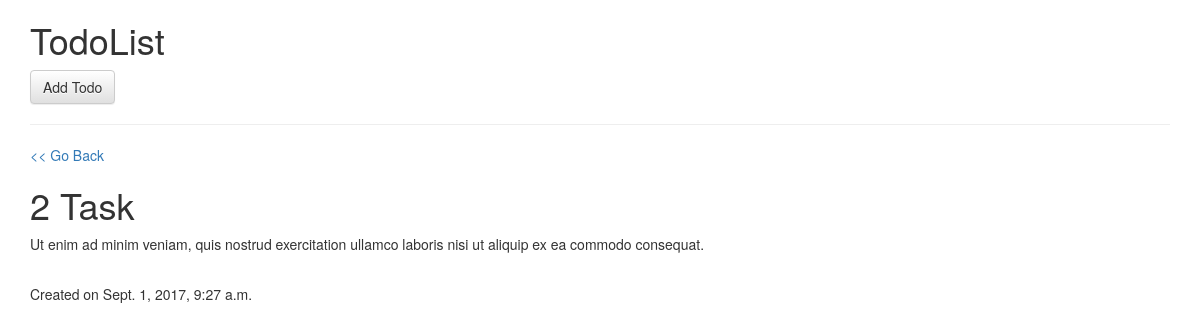
Page /todolist/details/2/ on the committed database.
### ToDolist/models.py (models this page shows, shortened)
class Todo(models.Model):
    title = models.CharField(max_length=200)
    text = models.TextField()
    created_at = models.DateTimeField(default=datetime.now(), blank=True)
    finished_at = models.DateTimeField(default=datetime.now(), blank=True)
    finished = models.BooleanField(default=False)
    priority = models.IntegerField(default=0)
    deadline = models.DateField(default=date.today(), blank=True)

### ToDolist/views.py (the view)
# urls.py: url(r'^details/(?P<id>\d{0,50})/$', views.details, name='details'),
def details(request, id):
    todo = Todo.objects.get(id=id)
    context = {
        'todo': todo,
    }
    return render(request, 'todolist/details.html', context)

### templates/todolist/details.html
{% extends 'todolist/base.html' %}
{% load staticfiles %}
{% load bootstrap3 %}
{% block details %}
    <a href="{% url "todolist:index" %}"><< Go Back</a>
    <br>
    <h1>{{todo.title}}</h1>
    <p>{{todo.text}}</p>
    <br>
    Created on {{todo.created_at}}
{% endblock %}

### rows in the picture
Todo: title "2 Task", text "Ut enim ad minim veniam, quis nostrud exercitation ullamco laboris nisi ut aliquip ex ea commodo consequat.", created_at "Sept. 1, 2017, 9:27 a.m."
